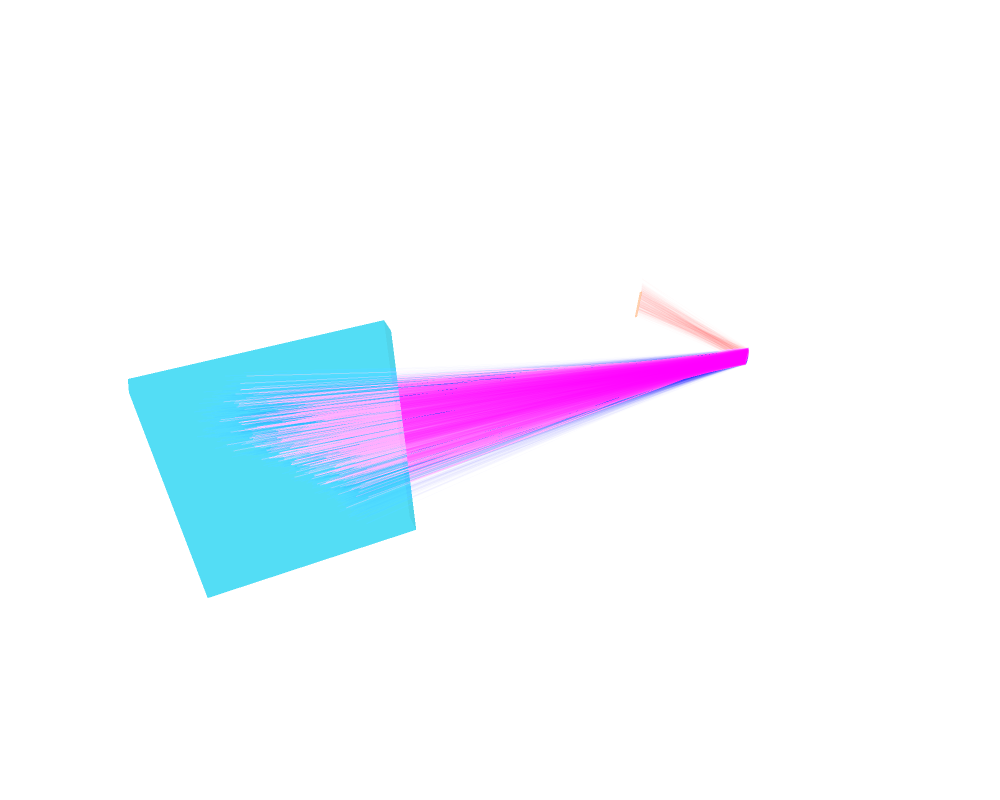

The cell this chart's notebook holds for it:
### Code cell
import xicsrt.visual.xicsrt_3d__plotly as xicsrt_3d

fig = xicsrt_3d.figure()
# xicsrt_3d.add_fluxsurfaces(result['config'], range_n=(0+np.pi*4/5, np.pi/10+np.pi*4/5))
xicsrt_3d.add_rays(result)
xicsrt_3d.add_optics(result['config'])
xicsrt_3d.add_sources(result['config'])

fig.update_layout(
    autosize=False,
    width=1000,
    height=800,
)

xicsrt_3d.show()

### Figure 1 — Plotly figure (JSON) as saved in the notebook; plotly's stock layout.template omitted (floating-point values rounded to 4 significant figures; data arrays with more than 128 entries replaced by an {"elided": "..."} marker saying what was removed)
{"data": [{"connectgaps": false, "line": {"color": "rgba(0, 0, 255, 0.01)"}, "mode": "lines", "name": "lost", "showlegend": false, "type": "scatter3d", "x": {"elided": "30000 float values"}, "y": {"elided": "30000 float values"}, "z": {"elided": "30000 float values"}}, {"connectgaps": false, "line": {"color": "rgba(255, 0, 0, 0.01)"}, "mode": "lines", "name": "found", "showlegend": false, "type": "scatter3d", "x": {"elided": "1116 float values"}, "y": {"elided": "1116 float values"}, "z": {"elided": "1116 float values"}}, {"connectgaps": false, "line": {"color": "rgba(255, 0, 0, 0.01)"}, "mode": "lines", "name": "found", "showlegend": false, "type": "scatter3d", "x": {"elided": "1116 float values"}, "y": {"elided": "1116 float values"}, "z": {"elided": "1116 float values"}}, {"flatshading": true, "i": [0, 2], "j": [3, 3], "k": [1, 0], "name": "crystal", "opacity": 0.5, "type": "mesh3d", "x": [-8.62, -8.628, -8.586, -8.594, -8.62, -8.628, -8.586, -8.594], "y": [3.279, 3.283, 3.301, 3.305, 3.279, 3.283, 3.301, 3.305], "z": [0.02278, 0.1224, 0.0247, 0.1243, 0.02278, 0.1224, 0.0247, 0.1243]}, {"flatshading": true, "i": [0, 2], "j": [3, 3], "k": [1, 0], "name": "detector", "opacity": 0.5, "type": "mesh3d", "x": [-8.701, -8.68, -8.668, -8.646, -8.701, -8.68, -8.668, -8.646], "y": [2.145, 2.137, 2.143, 2.135, 2.145, 2.137, 2.143, 2.135], "z": [0.2289, -0.02378, 0.2318, -0.02089, 0.2289, -0.02378, 0.2318, -0.02089]}, {"flatshading": true, "i": [0, 0, 4, 4, 0, 0, 0, 0, 3, 3, 3, 3], "j": [3, 3, 7, 7, 6, 6, 5, 5, 6, 6, 5, 5], "k": [1, 2, 5, 6, 2, 4, 1, 4, 2, 7, 1, 7], "name": "plasma", "opacity": 0.5, "type": "mesh3d", "x": [-5.846, -5.803, -5.899, -5.856, -4.444, -4.401, -4.497, -4.454], "y": [2.294, 2.277, 2.154, 2.137, 1.763, 1.746, 1.623, 1.606], "z": [-0.6793, 1.02, -0.6793, 1.02, -0.7201, 0.9793, -0.7201, 0.9793]}], "layout": {"autosize": false, "height": 800, "paper_bgcolor": "rgba(0,0,0,0)", "plot_bgcolor": "rgba(0,0,0,0)", "scene": {"aspectmode": "data", "xaxis": {"showbackground": false, "visible": false}, "yaxis": {"showbackground": false, "visible": false}, "zaxis": {"showbackground": false, "visible": false}}, "width": 1000}}
